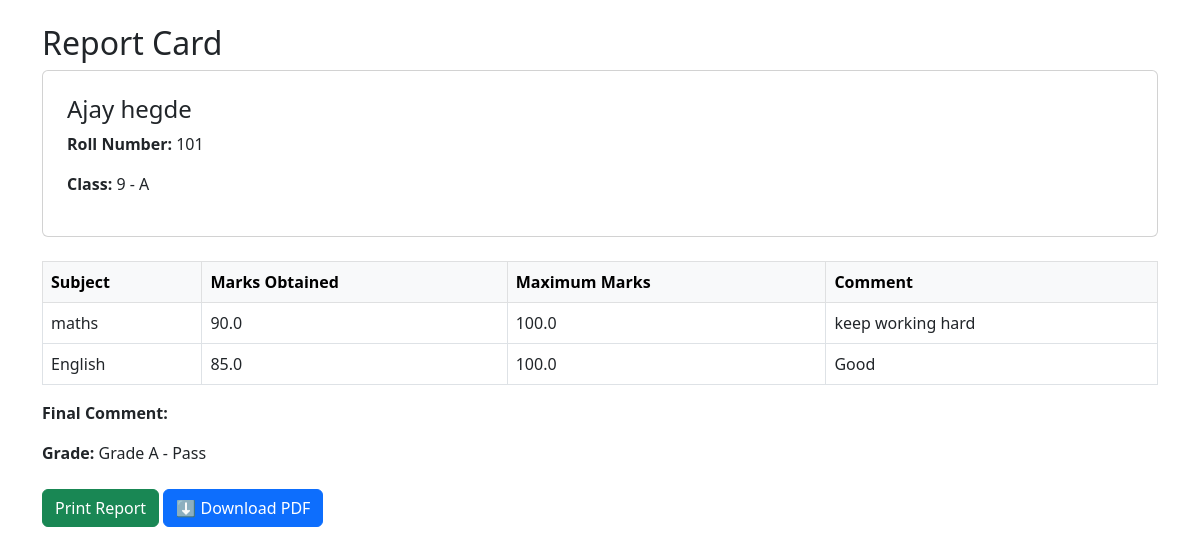
Screenshot of /view/7/ with the database file from the repository.
### app/models.py (models this page shows, shortened)
class Student(models.Model):
    first_name = models.CharField(max_length=100)
    last_name = models.CharField(max_length=100)
    roll_number = models.IntegerField()
    class_ref = models.ForeignKey(Class, on_delete=models.CASCADE, related_name='students')

class Class(models.Model):
    name = models.CharField(max_length=50)  # e.g., "Class 5"
    section = models.CharField(max_length=10)  # e.g., "A"

class Mark(models.Model):
    student = models.ForeignKey(Student, on_delete=models.CASCADE, related_name='marks')
    subject = models.ForeignKey(Subject, on_delete=models.CASCADE, related_name='marks')
    marks_obtained = models.FloatField()
    maximum_marks = models.FloatField()
    comment = models.TextField(blank=True)

class Subject(models.Model):
    name = models.CharField(max_length=100)
    class_ref = models.ForeignKey(Class, on_delete=models.CASCADE, related_name='subjects')

### app/views.py (the view)
# urls.py: path('view/<int:student_id>/', views.view_report, name='view_report'),
def view_report(request, student_id):
    student = get_object_or_404(Student, id=student_id)
    marks = Mark.objects.filter(student=student)
    grade = calculate_grade(marks)
    final_comment = Comment.objects.filter(student=student).first()
    context = {
        "student": student,
        "marks": marks,
        "final_comment": final_comment.comment if final_comment else "",
        "grade": grade,
    }
    return render(request, 'app/view_report.html', context)

### app/views.py (called while the page is built)
def calculate_grade(marks_queryset):
    total = sum([m.marks_obtained for m in marks_queryset])
    max_total = sum([m.maximum_marks for m in marks_queryset])
    percentage = (total / max_total) * 100 if max_total else 0
    if percentage >= 90:
        return "Grade A+ - Pass"
    elif percentage >= 75:
        return "Grade A - Pass"
    elif percentage >= 60:
        return "Grade B - Pass"
    elif percentage >= 40:
        return "Grade C - Pass"
    else:
        return "Grade F - Fail"

### app/templates/app/view_report.html (shortened to what this page needs)
{% extends 'app/base.html' %}
{% block content %}
<h2>Report Card</h2>
<div class="card p-4 mb-4">
  <h4>{{ student.first_name }} {{ student.last_name }}</h4>
  <p><strong>Roll Number:</strong> {{ student.roll_number }}</p>
  <p><strong>Class:</strong> {{ student.class_ref.name }} - {{ student.class_ref.section }}</p>
</div>
<table class="table table-bordered">
  <thead class="table-light">
    <tr>
      <th>Subject</th>
      <th>Marks Obtained</th>
      <th>Maximum Marks</th>
      <th>Comment</th>
    </tr>
  </thead>
  <tbody>
    {% for mark in marks %}
    <tr>
      <td>{{ mark.subject.name }}</td>
      <td>{{ mark.marks_obtained }}</td>
      <td>{{ mark.maximum_marks }}</td>
      <td>{{ mark.comment }}</td>
    </tr>
    {% endfor %}
  </tbody>
</table>
<div class="mt-3">
  <strong>Final Comment:</strong>
</div>
<div class="mt-3">
  <strong>Grade:</strong> {{ grade }}
</div>
<div class="mt-4">
  <button onclick="window.print()" class="btn btn-success">Print Report</button>
  <a href="{% url 'download_pdf' student.id %}" class="btn btn-primary">⬇️ Download PDF</a>
</div>
{% endblock %}

### app/templates/app/base.html (shortened to what this page needs)
<!DOCTYPE html>
<html>
<head>
  <link href="https://cdn.jsdelivr.net/npm/bootstrap@5.3.0/dist/css/bootstrap.min.css" rel="stylesheet">
</head>
<body>
  <div class="container mt-4">
    {% block content %}{% endblock %}
  </div>
</body>
</html>

### rows the page displays
Student: first_name "Ajay", last_name "hegde", roll_number "101", class_ref.name "9", class_ref.section "A"
Mark: subject.name "maths", marks_obtained "90.0", maximum_marks "100.0", comment "keep working hard"
Mark: subject.name "English", marks_obtained "85.0", maximum_marks "100.0", comment "Good"

### other values shown
{{ grade }} "Grade A - Pass"
